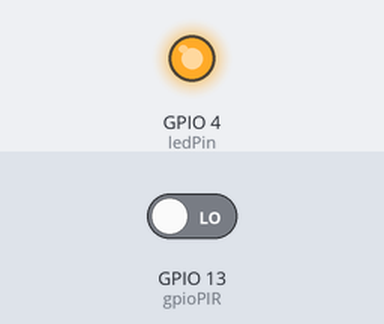
This sketch was run on a simulated ESP32. Parts: output pins drawn as LEDs (lit = HIGH). The test bench sets the inputs (shaded band); at power-on: GPIO 13 (gpioPIR) LOW. WiFi joins after 1.5 s; servers stay silent unless stated; the camera gives no picture; web services answer with replies made up by the test bench; what the sketch prints to the serial monitor is not drawn.

Above: at 1.6 s.
At 5.0 s:
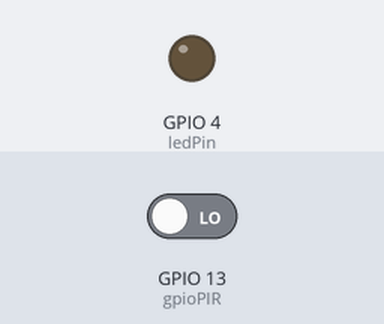
5.1 s: GPIO 13 (gpioPIR) driven HIGH
Timing chart, 0 to 8.1 s (numbered marks = the images above; inputs shaded):
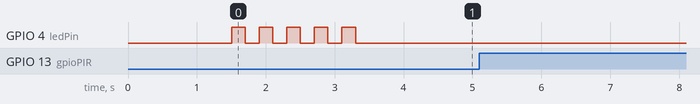

Measured:
- after the input at 5.1 s, every drawn part: stays the same

The sketch:

guardian_camera.ino.ino
```cpp
#include <Arduino.h>
#include <WiFi.h>
#include <WiFiClientSecure.h>
#include "soc/soc.h"
#include "soc/rtc_cntl_reg.h"
#include "esp_camera.h"

// --- Configuration ---
const char* ssid     = "HOTSPOT NAME";
const char* password = "HOTSPOT PASSWORD";
String token = "TELEGRAM TOKEN";
String chat_id = "TELEGRAM ID";

int gpioPIR = 13;
int ledPin = 4;

// CAMERA_MODEL_AI_THINKER Pins
#define PWDN_GPIO_NUM     32
#define RESET_GPIO_NUM    -1
#define XCLK_GPIO_NUM      0
#define SIOD_GPIO_NUM     26
#define SIOC_GPIO_NUM     27
#define Y9_GPIO_NUM       35
#define Y8_GPIO_NUM       34
#define Y7_GPIO_NUM       39
#define Y6_GPIO_NUM       36
#define Y5_GPIO_NUM       21
#define Y4_GPIO_NUM       19
#define Y3_GPIO_NUM       18
#define Y2_GPIO_NUM        5
#define VSYNC_GPIO_NUM    25
#define HREF_GPIO_NUM     23
#define PCLK_GPIO_NUM     22

String alerts2Telegram(String token, String chat_id);

void setup() {
  WRITE_PERI_REG(RTC_CNTL_BROWN_OUT_REG, 0);
  Serial.begin(115200);
  pinMode(gpioPIR, INPUT_PULLUP);
  pinMode(ledPin, OUTPUT);

  // --- WiFi Connection with Retry ---
  WiFi.mode(WIFI_STA);
  WiFi.begin(ssid, password);

  Serial.print("Connecting to WiFi");
  int maxAttempts = 30; // 30 x 500ms = 15 seconds
  int attempt = 0;
  while (WiFi.status() != WL_CONNECTED && attempt < maxAttempts) {
    delay(500);
    Serial.print(".");
    attempt++;
  }

  if (WiFi.status() != WL_CONNECTED) {
    Serial.println("\nWiFi Connection Failed.");
    for (int i = 0; i < 2; i++) {
      digitalWrite(ledPin, HIGH); delay(200);
      digitalWrite(ledPin, LOW); delay(200);
    }
    Serial.println("Retrying in 10 seconds...");
    delay(10000);
    setup(); // Retry setup without restarting
    return;
  }

  Serial.println("\nConnected. IP:");
  Serial.println(WiFi.localIP());
  for (int i = 0; i < 5; i++) {
    digitalWrite(ledPin, HIGH); delay(200);
    digitalWrite(ledPin, LOW); delay(200);
  }

  // --- Camera Initialization ---
  camera_config_t config;
  config.ledc_channel = LEDC_CHANNEL_0;
  config.ledc_timer = LEDC_TIMER_0;
  config.pin_d0 = Y2_GPIO_NUM;
  config.pin_d1 = Y3_GPIO_NUM;
  config.pin_d2 = Y4_GPIO_NUM;
  config.pin_d3 = Y5_GPIO_NUM;
  config.pin_d4 = Y6_GPIO_NUM;
  config.pin_d5 = Y7_GPIO_NUM;
  config.pin_d6 = Y8_GPIO_NUM;
  config.pin_d7 = Y9_GPIO_NUM;
  config.pin_xclk = XCLK_GPIO_NUM;
  config.pin_pclk = PCLK_GPIO_NUM;
  config.pin_vsync = VSYNC_GPIO_NUM;
  config.pin_href = HREF_GPIO_NUM;
  config.pin_sscb_sda = SIOD_GPIO_NUM;
  config.pin_sscb_scl = SIOC_GPIO_NUM;
  config.pin_pwdn = PWDN_GPIO_NUM;
  config.pin_reset = RESET_GPIO_NUM;
  config.xclk_freq_hz = 20000000;
  config.pixel_format = PIXFORMAT_JPEG;

  if (psramFound()) {
    config.frame_size = FRAMESIZE_SVGA;
    config.jpeg_quality = 10;
    config.fb_count = 2;
  } else {
    config.frame_size = FRAMESIZE_QQVGA;
    config.jpeg_quality = 12;
    config.fb_count = 1;
  }

  if (esp_camera_init(&config) != ESP_OK) {
    Serial.println("Camera init failed");
    return;
  }
}

void loop() {
  if (digitalRead(gpioPIR) == HIGH) {
    Serial.println("Motion detected!");
    alerts2Telegram(token, chat_id);
    delay(10000); // Anti-spam delay
  }
  delay(500);
}

String alerts2Telegram(String token, String chat_id) {
  const char* host = "api.telegram.org";
  String boundary = "----WebKitFormBoundary7MA4YWxkTrZu0gW";
  String head = "--" + boundary + "\r\nContent-Disposition: form-data; name=\"chat_id\"\r\n\r\n" + chat_id +
                "\r\n--" + boundary + "\r\nContent-Disposition: form-data; name=\"photo\"; filename=\"image.jpg\"\r\nContent-Type: image/jpeg\r\n\r\n";
  String tail = "\r\n--" + boundary + "--\r\n";

  camera_fb_t * fb = esp_camera_fb_get();
  if (!fb) {
    Serial.println("Camera capture failed");
    return "Camera capture failed";
  }

  WiFiClientSecure client;
  client.setInsecure();
  if (!client.connect(host, 443)) {
    Serial.println("Connection failed");
    esp_camera_fb_return(fb);
    return "Connection failed";
  }

  client.println("POST /bot" + token + "/sendPhoto HTTP/1.1");
  client.println("Host: " + String(host));
  client.println("Content-Type: multipart/form-data; boundary=" + boundary);
  client.println("Content-Length: " + String(head.length() + fb->len + tail.length()));
  client.println();
  client.print(head);

  size_t chunkSize = 1024;
  for (size_t i = 0; i < fb->len; i += chunkSize) {
    size_t len = min(chunkSize, fb->len - i);
    client.write(fb->buf + i, len);
  }

  client.print(tail);
  esp_camera_fb_return(fb);

  String response = "";
  while (client.connected()) {
    while (client.available()) {
      response += client.readStringUntil('\n');
    }
  }
  client.stop();
  Serial.println("Telegram response:");
  Serial.println(response);
  return response;
}
```
